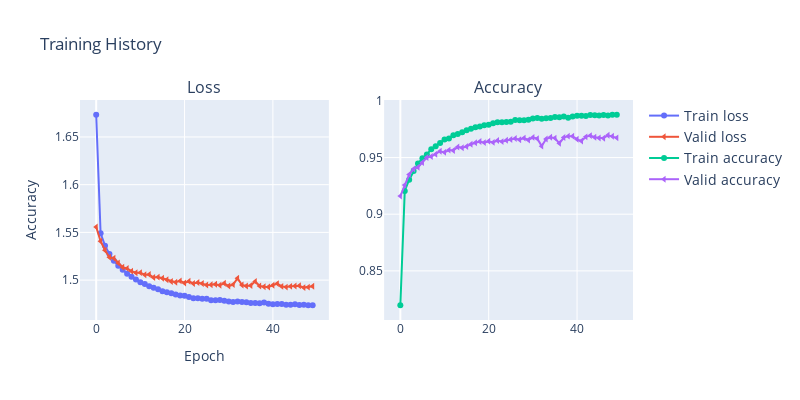

Notebook code cell kept with this figure:
### Markdown cell above
### Visualizing accuracy for each epoch. You can see how the metric improves during training.

### Code cell
import plotly.graph_objs as go
import plotly.express as px
from plotly.subplots import make_subplots

x_arr = np.arange(len(hists[0]) + 1)
fig = make_subplots(rows=1, cols=2, subplot_titles=('Loss', 'Accuracy'))
fig.add_trace(go.Scatter(x=x_arr, y=hists[0], mode='lines+markers', name='Train loss', marker=dict(symbol='circle')), row=1, col=1)
fig.add_trace(go.Scatter(x=x_arr, y=hists[2], mode='lines+markers', name='Valid loss', marker=dict(symbol='triangle-left')), row=1, col=1)
fig.add_trace(go.Scatter(x=x_arr, y=hists[1], mode='lines+markers', name='Train accuracy', marker=dict(symbol='circle')), row=1, col=2)
fig.add_trace(go.Scatter(x=x_arr, y=hists[3], mode='lines+markers', name='Valid accuracy', marker=dict(symbol='triangle-left')), row=1, col=2)
fig.update_yaxes(title_text='Loss', row=1, col=1)
fig.update_xaxes(title_text='Epoch', row=1, col=1)
fig.update_yaxes(title_text='Accuracy', row=1, col=1)
fig.update_xaxes(title_text='Epoch', row=1, col=1)
fig.update_layout(
    title_text="Training History",
    width=800, height=400,
    legend=dict(font=dict(size=14))
)
fig.show()

### Figure 1 — Plotly figure (JSON) as saved in the notebook; plotly's stock layout.template omitted (floating-point values rounded to 4 significant figures)
{"data": [{"marker": {"symbol": "circle"}, "mode": "lines+markers", "name": "Train loss", "type": "scatter", "x": [0, 1, 2, 3, 4, 5, 6, 7, 8, 9, 10, 11, 12, 13, 14, 15, 16, 17, 18, 19, 20, 21, 22, 23, 24, 25, 26, 27, 28, 29, 30, 31, 32, 33, 34, 35, 36, 37, 38, 39, 40, 41, 42, 43, 44, 45, 46, 47, 48, 49, 50], "xaxis": "x", "y": [1.673, 1.549, 1.536, 1.527, 1.52, 1.515, 1.511, 1.507, 1.504, 1.501, 1.498, 1.496, 1.494, 1.492, 1.49, 1.488, 1.487, 1.486, 1.485, 1.484, 1.484, 1.482, 1.481, 1.481, 1.481, 1.48, 1.479, 1.479, 1.479, 1.478, 1.477, 1.477, 1.478, 1.477, 1.477, 1.476, 1.476, 1.476, 1.477, 1.475, 1.475, 1.475, 1.475, 1.474, 1.474, 1.475, 1.474, 1.474, 1.474, 1.474], "yaxis": "y"}, {"marker": {"symbol": "triangle-left"}, "mode": "lines+markers", "name": "Valid loss", "type": "scatter", "x": [0, 1, 2, 3, 4, 5, 6, 7, 8, 9, 10, 11, 12, 13, 14, 15, 16, 17, 18, 19, 20, 21, 22, 23, 24, 25, 26, 27, 28, 29, 30, 31, 32, 33, 34, 35, 36, 37, 38, 39, 40, 41, 42, 43, 44, 45, 46, 47, 48, 49, 50], "xaxis": "x", "y": [1.556, 1.541, 1.531, 1.524, 1.523, 1.518, 1.513, 1.512, 1.509, 1.508, 1.508, 1.506, 1.506, 1.503, 1.503, 1.502, 1.5, 1.499, 1.498, 1.499, 1.497, 1.499, 1.496, 1.497, 1.496, 1.495, 1.495, 1.496, 1.495, 1.497, 1.494, 1.495, 1.502, 1.495, 1.494, 1.494, 1.499, 1.494, 1.493, 1.493, 1.495, 1.496, 1.493, 1.493, 1.493, 1.494, 1.494, 1.492, 1.493, 1.494], "yaxis": "y"}, {"marker": {"symbol": "circle"}, "mode": "lines+markers", "name": "Train accuracy", "type": "scatter", "x": [0, 1, 2, 3, 4, 5, 6, 7, 8, 9, 10, 11, 12, 13, 14, 15, 16, 17, 18, 19, 20, 21, 22, 23, 24, 25, 26, 27, 28, 29, 30, 31, 32, 33, 34, 35, 36, 37, 38, 39, 40, 41, 42, 43, 44, 45, 46, 47, 48, 49, 50], "xaxis": "x2", "y": [0.8196, 0.9206, 0.9305, 0.9381, 0.9447, 0.9495, 0.9528, 0.9573, 0.9601, 0.9628, 0.966, 0.9669, 0.9697, 0.9709, 0.9723, 0.9742, 0.9755, 0.9767, 0.9774, 0.9786, 0.979, 0.9802, 0.9812, 0.9812, 0.9814, 0.9817, 0.9832, 0.983, 0.9828, 0.9834, 0.9845, 0.9849, 0.9842, 0.9847, 0.985, 0.9857, 0.9856, 0.9862, 0.9851, 0.9863, 0.9868, 0.9868, 0.9867, 0.9876, 0.9875, 0.9871, 0.9876, 0.9872, 0.9878, 0.9878], "yaxis": "y2"}, {"marker": {"symbol": "triangle-left"}, "mode": "lines+markers", "name": "Valid accuracy", "type": "scatter", "x": [0, 1, 2, 3, 4, 5, 6, 7, 8, 9, 10, 11, 12, 13, 14, 15, 16, 17, 18, 19, 20, 21, 22, 23, 24, 25, 26, 27, 28, 29, 30, 31, 32, 33, 34, 35, 36, 37, 38, 39, 40, 41, 42, 43, 44, 45, 46, 47, 48, 49, 50], "xaxis": "x2", "y": [0.916, 0.9257, 0.935, 0.9399, 0.9414, 0.9457, 0.95, 0.9509, 0.953, 0.9556, 0.9546, 0.9566, 0.9562, 0.9594, 0.9586, 0.9598, 0.9618, 0.9631, 0.9642, 0.9632, 0.9644, 0.9634, 0.965, 0.9641, 0.9653, 0.966, 0.9668, 0.9658, 0.9672, 0.9655, 0.9678, 0.9667, 0.9601, 0.9664, 0.9679, 0.9672, 0.9626, 0.9677, 0.9689, 0.9689, 0.9661, 0.9646, 0.9683, 0.9694, 0.9679, 0.9673, 0.967, 0.9697, 0.9688, 0.9674], "yaxis": "y2"}], "layout": {"annotations": [{"font": {"size": 16}, "showarrow": false, "text": "Loss", "x": 0.225, "xanchor": "center", "xref": "paper", "y": 1, "yanchor": "bottom", "yref": "paper"}, {"font": {"size": 16}, "showarrow": false, "text": "Accuracy", "x": 0.775, "xanchor": "center", "xref": "paper", "y": 1, "yanchor": "bottom", "yref": "paper"}], "height": 400, "legend": {"font": {"size": 14}}, "title": {"text": "Training History"}, "width": 800, "xaxis": {"anchor": "y", "domain": [0, 0.45], "title": {"text": "Epoch"}}, "xaxis2": {"anchor": "y2", "domain": [0.55, 1]}, "yaxis": {"anchor": "x", "domain": [0, 1], "title": {"text": "Accuracy"}}, "yaxis2": {"anchor": "x2", "domain": [0, 1]}}}
